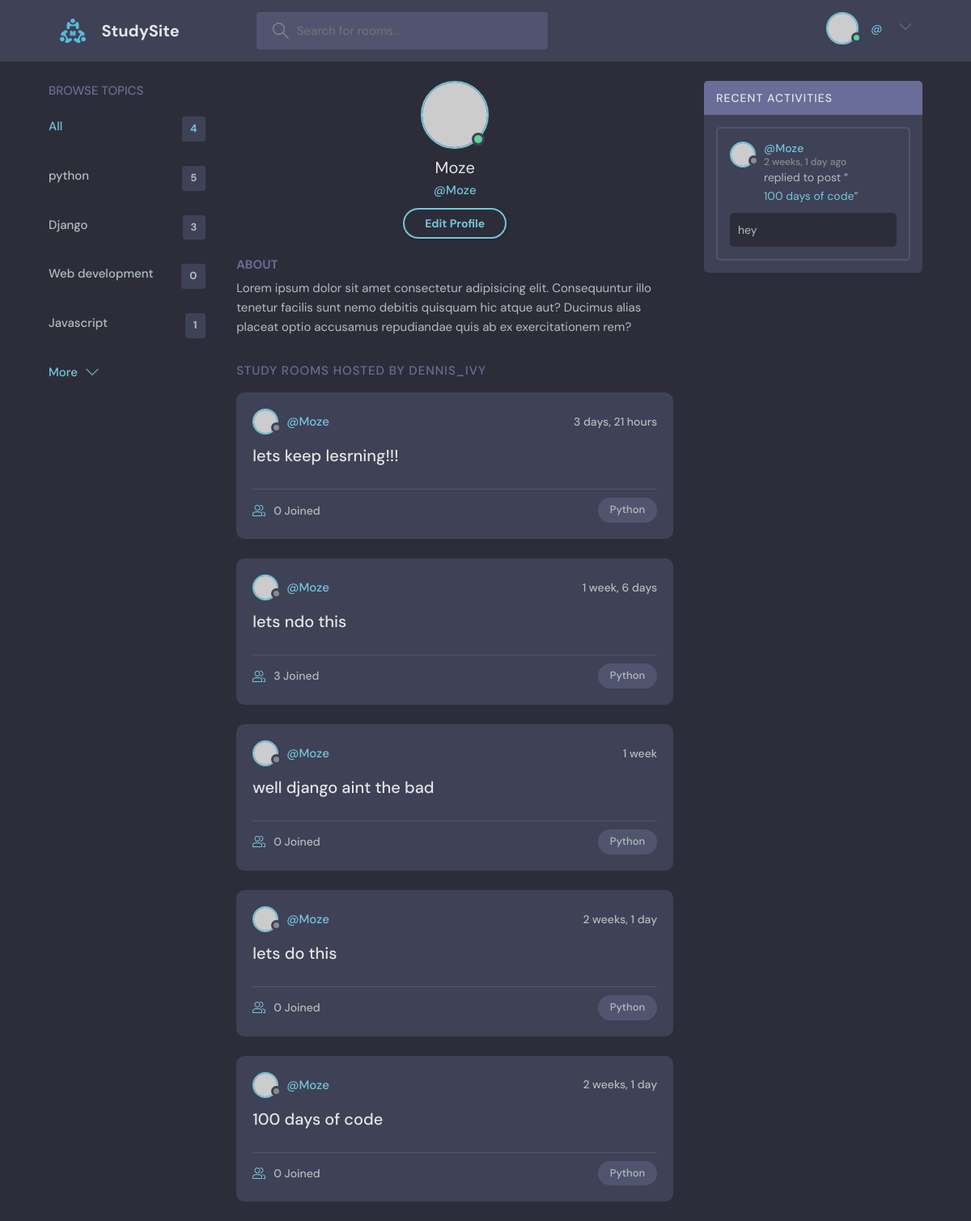
Page /profile/1/ on the committed database.
### base/models.py (models this page shows, shortened)
class Topic(models.Model):
    name = models.CharField(max_length=200)

class Room(models.Model):
    host =models.ForeignKey(User,on_delete=models.CASCADE)
    topic =models.ForeignKey(Topic,on_delete=models.SET_NULL,null=True)
    name = models.CharField(max_length=200)
    description = models.TextField(null=True,blank=True)
    participants = models.ManyToManyField(User,related_name='participants',blank=True)
    updated = models.DateTimeField(auto_now=True)
    created = models.DateTimeField(auto_now_add=True)
    class Meta:
        ordering = ['-updated','-created']
    def __str__(self):
        return self.name

class Message(models.Model):
    user = models.ForeignKey(User,on_delete=models.CASCADE)
    room = models.ForeignKey(Room, on_delete=models.CASCADE)
    body = models.TextField()
    updated = models.DateTimeField(auto_now=True)
    created = models.DateTimeField(auto_now_add=True)
    class Meta:
        ordering = ['-updated','-created']

### base/views.py (the view)
# urls.py: path('profile/<str:pk>/',views.UserProfile,name="user-profile"),
def UserProfile(request,pk):
    user = User.objects.get(id=pk)
    rooms = user.room_set.all()
    room_messages = user.message_set.all()
    topics = Topic.objects.all()
    context = {'user':user,'rooms':rooms,'room_messages':room_messages,'topics':topics}
    return render(request,'base/profile.html',context)

### base/templates/base/profile.html
{% extends 'main.html' %}
{% block content %}
  <main class="profile-page layout layout--3">
    <div class="container">
      {% include 'base/topic_components.html' %}
      <div class="roomList">
        <div class="profile">
          <div class="profile__avatar">
            <div class="avatar avatar--large active">
              <img src="https://randomuser.me/api/portraits/men/11.jpg" />
            </div>
          </div>
          <div class="profile__info">
            <h3>{{user.username}}</h3>
            <p>@{{user.username}}</p>
            <a href="edit-user.html" class="btn btn--main btn--pill">Edit Profile</a>
          </div>
          <div class="profile__about">
            <h3>About</h3>
            <p>
              Lorem ipsum dolor sit amet consectetur adipisicing elit. Consequuntur illo tenetur
              facilis sunt nemo debitis quisquam hic atque aut? Ducimus alias placeat optio
              accusamus repudiandae quis ab ex exercitationem rem?
            </p>
          </div>
        </div>
        <div class="roomList__header">
          <div>
            <h2>Study Rooms Hosted by dennis_ivy</a>
            </h2>
          </div>
        </div>
        {% include 'base/feed_component.html' %}
      </div>
      {% include 'base/activity_component.html' %}
    </div>
  </main>
{% endblock %}

### templates/main.html (shortened to what this page needs)
<!DOCTYPE html>
{% load static %}
<html lang="en">
  <head>
    <link rel="stylesheet" href="{% static 'styles/style.css' %}" />
  </head>
  <body>
    {% include 'navbar.html' %}
    {% block content %}
    {% endblock %}
  </body>
</html>

### templates/navbar.html (shortened to what this page needs)
{% load static %}
<header class="header header--loggedIn">
    <div class="container">
      <a href="{% url 'home' %}" class="header__logo">
        <img src="{% static 'images/logo.svg' %}" />
        <h1>StudySite</h1>
      </a>
      <form class="header__search" method="GET" action="{% url 'home'%}">
        <label>
          <input  name="q" placeholder="Search for rooms..." />
        </label>
      </form>
      <nav class="header__menu">
{% if user.is_authenticated %}
<div class="header__user">
    <a href="profile.html">
      <div class="avatar avatar--medium active">
        <img src="https://randomuser.me/api/portraits/men/37.jpg" />
      </div>
      <p>{{request.user.username}} <span>@{{request.user.username}}</span></p>
    </a>
    <button class="dropdown-button">
      <svg version="1.1" xmlns="http://www.w3.org/2000/svg" width="32" height="32" viewBox="0 0 32 32">
        <title>chevron-down</title>
        <path d="M16 21l-13-13h-3l16 16 16-16h-3l-13 13z"></path>
      </svg>
    </button>
  </div>
{% endif %}
</nav>
</div>
</header>

### base/templates/base/topic_components.html
<div class="topics">
    <div class="topics__header">
      <h2>Browse Topics</h2>
    </div>
    <ul class="topics__list">
      <li>
        <a href="{% url 'home' %}" class="active">All <span>{{topics.count}}</span></a>
      </li>
      {% for topic in topics %}
      <li>
        <a href="{% url 'home' %}?q={{topic.name}}">{{topic.name}} <span>{{topic.room_set.all.count}}</span></a>
      </li>
      {% endfor %}
    </ul>
    <a class="btn btn--link" href="topics.html">
      More
      <svg version="1.1" xmlns="http://www.w3.org/2000/svg" width="32" height="32" viewBox="0 0 32 32">
        <title>chevron-down</title>
        <path d="M16 21l-13-13h-3l16 16 16-16h-3l-13 13z"></path>
      </svg>
    </a>
  </div>

### base/templates/base/feed_component.html
{% for room in rooms%}
<div class="roomListRoom">
    <div class="roomListRoom__header">
      <a href="{% url 'user-profile' room.host.id %}" class="roomListRoom__author">
        <div class="avatar avatar--small">
          <img src="https://randomuser.me/api/portraits/women/11.jpg" />
        </div>
        <span>@{{room.host.username}}</span>
      </a>
      <div class="roomListRoom__actions">
        <span>{{room.created|timesince}}</span>
      </div>
    </div>
    <div class="roomListRoom__content">
      <a href="{%url 'room' room.id%}">{{room.name}}</a>
    </div>
    <div class="roomListRoom__meta">
      <a href="{%url 'room' room.id%}" class="roomListRoom__joined">
        <svg version="1.1" xmlns="http://www.w3.org/2000/svg" width="32" height="32" viewBox="0 0 32 32">
          <title>{{room.topic.name}}</title>
          <path
            d="M30.539 20.766c-2.69-1.547-5.75-2.427-8.92-2.662 0.649 0.291 1.303 0.575 1.918 0.928 0.715 0.412 1.288 1.005 1.71 1.694 1.507 0.419 2.956 1.003 4.298 1.774 0.281 0.162 0.456 0.487 0.456 0.85v4.65h-4v2h5c0.553 0 1-0.447 1-1v-5.65c0-1.077-0.56-2.067-1.461-2.584z"
          ></path>
          <path
            d="M22.539 20.766c-6.295-3.619-14.783-3.619-21.078 0-0.901 0.519-1.461 1.508-1.461 2.584v5.65c0 0.553 0.447 1 1 1h22c0.553 0 1-0.447 1-1v-5.651c0-1.075-0.56-2.064-1.461-2.583zM22 28h-20v-4.65c0-0.362 0.175-0.688 0.457-0.85 5.691-3.271 13.394-3.271 19.086 0 0.282 0.162 0.457 0.487 0.457 0.849v4.651z"
          ></path>
          <path
            d="M19.502 4.047c0.166-0.017 0.33-0.047 0.498-0.047 2.757 0 5 2.243 5 5s-2.243 5-5 5c-0.168 0-0.332-0.030-0.498-0.047-0.424 0.641-0.944 1.204-1.513 1.716 0.651 0.201 1.323 0.331 2.011 0.331 3.859 0 7-3.141 7-7s-3.141-7-7-7c-0.688 0-1.36 0.131-2.011 0.331 0.57 0.512 1.089 1.075 1.513 1.716z"
          ></path>
          <path
            d="M12 16c3.859 0 7-3.141 7-7s-3.141-7-7-7c-3.859 0-7 3.141-7 7s3.141 7 7 7zM12 4c2.757 0 5 2.243 5 5s-2.243 5-5 5-5-2.243-5-5c0-2.757 2.243-5 5-5z"
          ></path>
        </svg>
        {{room.participants.all.count}} Joined
      </a>
      <p class="roomListRoom__topic">Python</p>
    </div>
  </div>
    {%endfor%}

### base/templates/base/activity_component.html (shortened to what this page needs)
<div class="activities">
    <div class="activities__header">
      <h2>Recent Activities</h2>
    </div>
    {% for message in room_messages %}
    <div class="activities__box">
      <div class="activities__boxHeader roomListRoom__header">
        <a href="{% url 'user-profile' message.user.id %}" class="roomListRoom__author">
          <div class="avatar avatar--small">
            <img src="https://randomuser.me/api/portraits/women/11.jpg" />
          </div>
          <p>
            @{{message.user}}
            <span>{{message.created|timesince}} ago</span>
          </p>
        </a>
      </div>
      <div class="activities__boxContent">
        <p>replied to post “<a href="{% url 'room' message.room.id %}">{{message.room}}</a>”</p>
        <div class="activities__boxRoomContent">
            {{message.body}}
        </div>
      </div>
    </div>
    {% endfor %}
  </div>

### rows in the picture
Topic: name "python", room_set.all.count "5"
Topic: name "Django", room_set.all.count "3"
Topic: name "Web development", room_set.all.count "0"
Topic: name "Javascript", room_set.all.count "1"
Room: host.username "Moze", created "3 days, 21 hours", name "lets keep lesrning!!!", participants.all.count "0"
Room: host.username "Moze", created "1 week, 6 days", name "lets ndo this", participants.all.count "3"
Room: host.username "Moze", created "1 week", name "well django aint the bad", participants.all.count "0"
Room: host.username "Moze", created "2 weeks, 1 day", name "lets do this", participants.all.count "0"
Room: host.username "Moze", created "2 weeks, 1 day", name "100 days of code", participants.all.count "0"
Message: user "Moze", created "2 weeks, 1 day", room "100 days of code", body "hey"

### other values in the picture
{{ topics.count }} "4"
{{ user.username }} "Moze"
